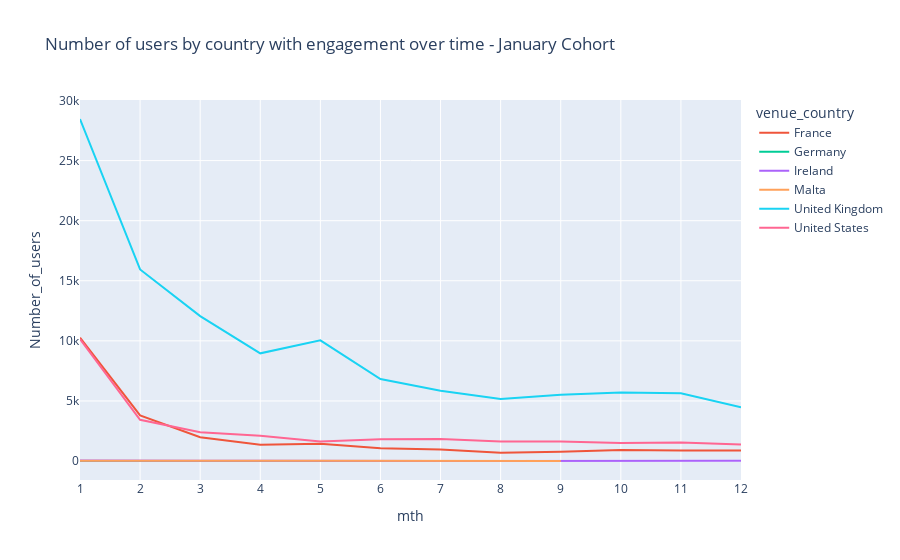

Write notebook code for a chart like this one.
### Code cell
fig = px.line(df_country, x='mth', y='Number_of_users', color='venue_country', title = 'Number of users by country with engagement over time - January Cohort')
fig.update_xaxes(dtick = 1)
fig.show(renderer="svg")

### Figure 1 — Plotly figure (JSON) as saved in the notebook; plotly's stock layout.template omitted (floating-point values rounded to 4 significant figures)
{"data": [{"hovertemplate": "venue_country=<br>mth=%{x}<br>Number_of_users=%{y}<extra></extra>", "legendgroup": "", "line": {"color": "#636efa", "dash": "solid"}, "marker": {"symbol": "circle"}, "mode": "lines", "name": "", "orientation": "v", "showlegend": false, "type": "scatter", "x": [1], "xaxis": "x", "y": [3], "yaxis": "y"}, {"hovertemplate": "venue_country=France<br>mth=%{x}<br>Number_of_users=%{y}<extra></extra>", "legendgroup": "France", "line": {"color": "#EF553B", "dash": "solid"}, "marker": {"symbol": "circle"}, "mode": "lines", "name": "France", "orientation": "v", "showlegend": true, "type": "scatter", "x": [1, 2, 3, 4, 5, 6, 7, 8, 9, 10, 11, 12], "xaxis": "x", "y": [10269, 3793, 1974, 1363, 1444, 1065, 953, 695, 770, 925, 886, 877], "yaxis": "y"}, {"hovertemplate": "venue_country=Germany<br>mth=%{x}<br>Number_of_users=%{y}<extra></extra>", "legendgroup": "Germany", "line": {"color": "#00cc96", "dash": "solid"}, "marker": {"symbol": "circle"}, "mode": "lines", "name": "Germany", "orientation": "v", "showlegend": true, "type": "scatter", "x": [1, 2, 3, 5, 6, 7], "xaxis": "x", "y": [4, 4, 4, 2, 2, 2], "yaxis": "y"}, {"hovertemplate": "venue_country=Ireland<br>mth=%{x}<br>Number_of_users=%{y}<extra></extra>", "legendgroup": "Ireland", "line": {"color": "#ab63fa", "dash": "solid"}, "marker": {"symbol": "circle"}, "mode": "lines", "name": "Ireland", "orientation": "v", "showlegend": true, "type": "scatter", "x": [1, 2, 3, 4, 5, 6, 7, 8, 9, 10, 11, 12], "xaxis": "x", "y": [41, 17, 25, 33, 6, 8, 10, 10, 2, 4, 4, 15], "yaxis": "y"}, {"hovertemplate": "venue_country=Malta<br>mth=%{x}<br>Number_of_users=%{y}<extra></extra>", "legendgroup": "Malta", "line": {"color": "#FFA15A", "dash": "solid"}, "marker": {"symbol": "circle"}, "mode": "lines", "name": "Malta", "orientation": "v", "showlegend": true, "type": "scatter", "x": [1, 2, 3, 4, 5, 9], "xaxis": "x", "y": [24, 12, 6, 6, 24, 6], "yaxis": "y"}, {"hovertemplate": "venue_country=United Kingdom<br>mth=%{x}<br>Number_of_users=%{y}<extra></extra>", "legendgroup": "United Kingdom", "line": {"color": "#19d3f3", "dash": "solid"}, "marker": {"symbol": "circle"}, "mode": "lines", "name": "United Kingdom", "orientation": "v", "showlegend": true, "type": "scatter", "x": [1, 2, 3, 4, 5, 6, 7, 8, 9, 10, 11, 12], "xaxis": "x", "y": [28464, 15940, 12060, 8961, 10046, 6826, 5857, 5165, 5506, 5711, 5633, 4474], "yaxis": "y"}, {"hovertemplate": "venue_country=United States<br>mth=%{x}<br>Number_of_users=%{y}<extra></extra>", "legendgroup": "United States", "line": {"color": "#FF6692", "dash": "solid"}, "marker": {"symbol": "circle"}, "mode": "lines", "name": "United States", "orientation": "v", "showlegend": true, "type": "scatter", "x": [1, 2, 3, 4, 5, 6, 7, 8, 9, 10, 11, 12], "xaxis": "x", "y": [10146, 3432, 2391, 2098, 1629, 1812, 1841, 1617, 1620, 1502, 1534, 1380], "yaxis": "y"}], "layout": {"legend": {"title": {"text": "venue_country"}, "tracegroupgap": 0}, "title": {"text": "Number of users by country with engagement over time - January Cohort"}, "xaxis": {"anchor": "y", "domain": [0, 1], "dtick": 1, "title": {"text": "mth"}}, "yaxis": {"anchor": "x", "domain": [0, 1], "title": {"text": "Number_of_users"}}}}
